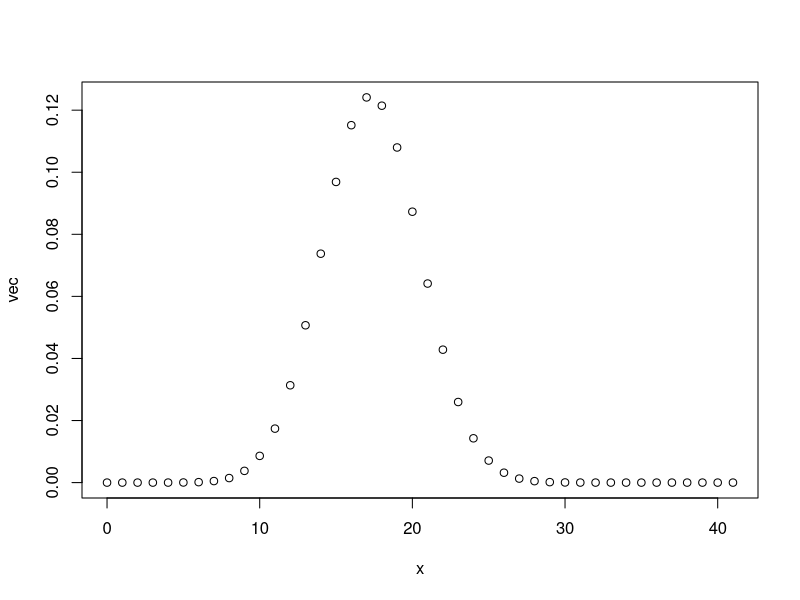

Generate this figure with R:
est = 44.7/100 #estudiantes que usan wiki

numest = 41 # estudiantes de macc

x= 0:numest # Variable aleatoria

# Como se distribuye x?
# X como v.a. es una función del espacio muestral
# a un subconjunto de los números reales tenemos que 
# la función es 1 a 1, tomando subconjuntos del espacio muestral, por ejemplo:
# Nicolas usa wikipedia pero los demás no, entonces la variable nos daría 1,
# entre más estudiantes usen wikipedia, más grande es el número que nos da la imagen.


# Función de masa de probabilidad Binomial
PXx <- function(n,k,p){
  PXx = factorial(n)/(factorial(n-k)*factorial(k)) * p^k * (1-p)^(n-k)
}

vec <- vector("numeric",42) # Vector que recoge los datos de la PMF

for(i in 0:41){
  vec[i] = PXx(41,i,est) #Obtenemos los valores para graficar la PMF
}

plot(x,vec) # Graafica de la PMF Binomial

#--------------------------------------

# Probabilidad de que x = 17
# vec[18] Esto nos dice la probabilidad de que 17 hayan ido
# la probabilidad sería 0.12411

#-------------------------------------

#Probabilidad de que X sea como máximo 13
suma <- sum(vec[0:14])

#------------------------------

#Probabilidad de que X sea mayor que 11.

suma2 <- sum(vec[12:42])

#-----------------------------

#Probabilidad de que X esté entre 16 y 19

suma3 <- sum(vec[17:20])

#------------------------------


#            PUNTO 2

#       FUNCIONES DE VARIABLES ALEATORIAS

#Binomial

Bin <- function(n,k,p){
  Bin = factorial(n)/(factorial(n-k)*factorial(k)) * p^k * (1-p)^(n-k)
}
#______________________________________________________________________

#Geométrica

Geo <- function(k,p){
  Bin = p*(1-p)^(k-1)
}
#______________________________________________________________________

#Poisson

Poi <- function(k,lambda){
  Poi = exp(-lambda) * (lambda^k)/factorial(k) 
}
#______________________________________________________________________







